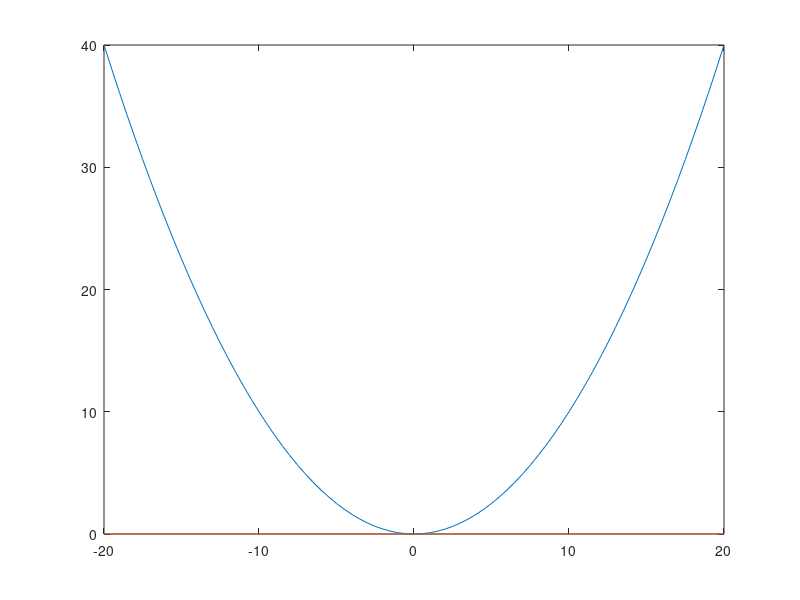

MATLAB code to generate this figure:
%% Test AM Newton Function
% Show function behavior of G(x)
% --> one can see that G(x) has no roots for dt < 2/7
% --> for that, also see root derivation and eigenvalue relation computed 
%     analytically!
y = -20:0.5:20;
dt= 2/7;
y_const = 20;
G = @(y)(y-y_const-(dt/2)*(7*y_const-(7/10)*y_const^2+7.*y-(7/10)*y.^2));

plot(y,G(y),y,zeros(1,length(y)));


%% Test AML1
y = -20:0.5:20;
dt= 1/2;
y_const = 20;

G1 = @(y)(y-y_const-(dt/2)*(7*y_const-(7/10)*y_const^2+7.*y_const-(7/10)*y_const*y));
%plot(y,G1(y));

%% %% Test AML2

G2 = @(y)(y-y_const-(dt/2)*(7*y_const-(7/10)*y_const^2+7.*y-(7/10)*y_const*y));
%plot(y,G2(y));
